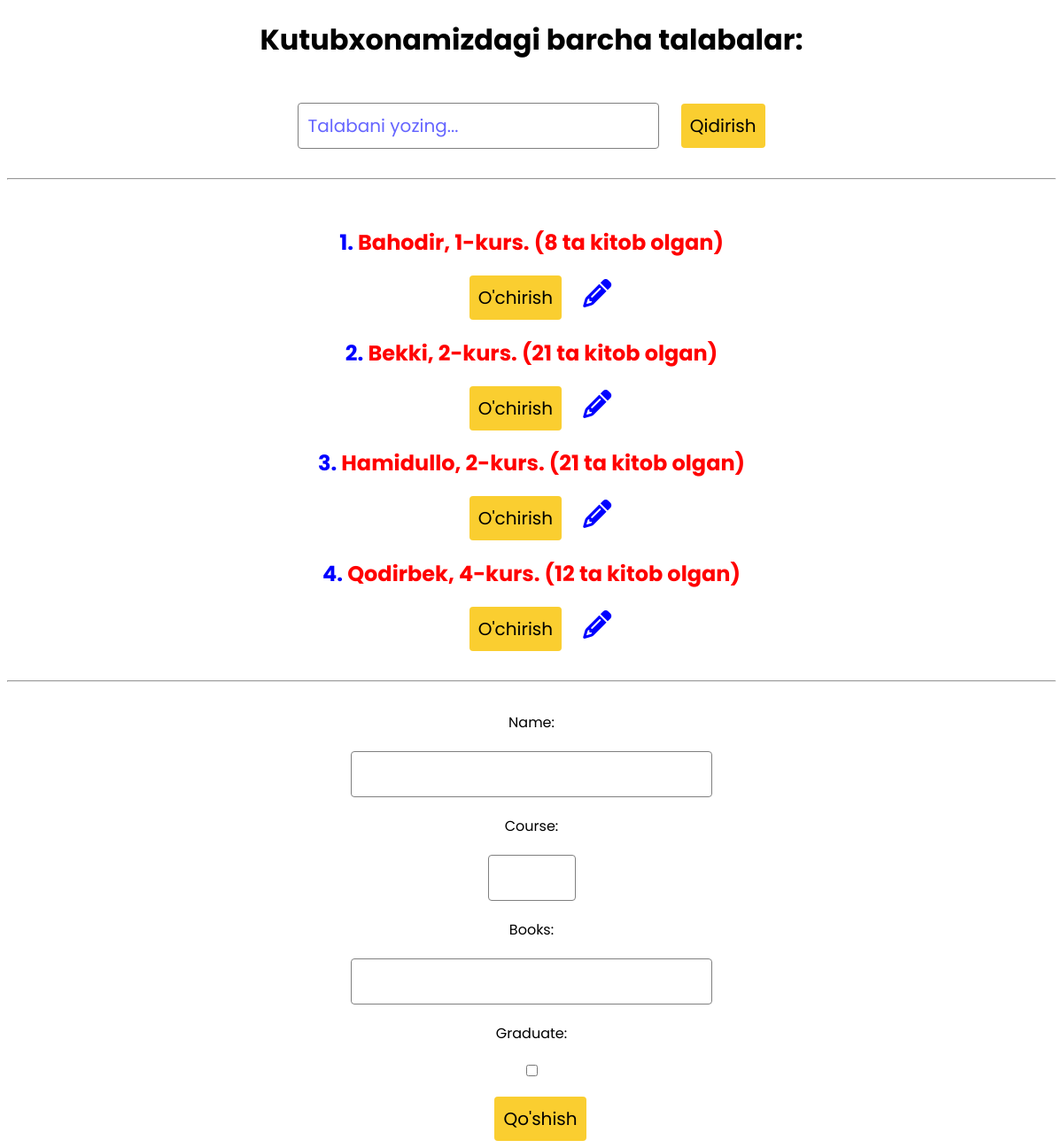
Screenshot of /talaba/ with the database file from the repository.
### library/models.py (models this page shows, shortened)
class Talaba(models.Model):
    ism = models.CharField(max_length=50)
    bitiruvchi = models.BooleanField()
    kitoblar_soni = models.PositiveSmallIntegerField(default=0)
    kurs = models.PositiveSmallIntegerField()
    class Meta:
        ordering = ("ism",)

### library/views.py (the view, shortened to what this page needs)
# urls.py: path('talaba/', hamma_talabalar),
def hamma_talabalar(request):
    soz = request.GET.get('qidirish')
    if soz is None or soz == '':
        st = Talaba.objects.all()
    else:
        st = Talaba.objects.filter(ism__contains=soz)
    data = {
        "forma": TalabaForm(),
        "talabalar": st
    }
    return render(request, 'talabalar.html', data)

### library/forms.py
class TalabaForm(forms.Form):
    name = forms.CharField(min_length=2, max_length=30)
    course = forms.IntegerField(min_value=1, max_value=7)
    books = forms.IntegerField(min_value=0)
    graduate = forms.BooleanField(required=False)

### templates/talabalar.html (shortened to what this page needs)
<!DOCTYPE html>
<html lang="en">
<head>
    <link rel="stylesheet" href="https://cdnjs.cloudflare.com/ajax/libs/font-awesome/6.2.1/css/all.min.css" />
</head>
<body>
    <center>
        <h1>Kutubxonamizdagi barcha talabalar: </h1>
        <br>
        <form method="get">
            <input type="text" name="qidirish" placeholder="Talabani yozing...">
            <button type="submit">Qidirish</button>
        </form>
    <br>
    <hr>
    <br>
    {%for i in talabalar%}
            <h2><span>{{forloop.counter}}.</span> <a href="/talaba/{{i.id}}/">{{i.ism}}, {{i.kurs}}-kurs. ({{i.kitoblar_soni}} ta kitob olgan)</a></h2>  <a href="/talaba_delete/{{i.id}}/"><button>O'chirish</button></a>
        <a href="/talaba_edit/{{i.id}}"><i class="fa-solid fa-pencil fa-2x"></i></a>
    {%endfor%}
        <br>
        <br>
        <hr>
        <br>
        <div class="qoshish">
            <form method="post" action="/talaba/">{% csrf_token %}
                {{forma}}
                <button type="submit">Qo'shish</button>
            </form>
        </div>
    </center>
</body>
</html>

### templates/talabalar.html (style rules this page uses)
* { font-family: 'Poppins'; }
button { padding: 10px; border: none; background-color: #face30; border-radius: 4px; cursor: pointer; font-size: 20px; margin-left: 20px; }
form input { padding: 10px; border: 1px solid grey; border-radius: 4px; font-size: 20px; }
::placeholder { color: blue; opacity: 0.6; }
a { color: red; text-decoration: none; }
span { color: blue; }
.qoshish form { display: flex; flex-direction: column; justify-content: center; align-items: center; gap: 20px; }
i { margin-left: 20px; color: blue; }

### rows the page displays
Talaba: ism "Bahodir", kurs "1", kitoblar_soni "8"
Talaba: ism "Bekki", kurs "2", kitoblar_soni "21"
Talaba: ism "Hamidullo", kurs "2", kitoblar_soni "21"
Talaba: ism "Qodirbek", kurs "4", kitoblar_soni "12"
